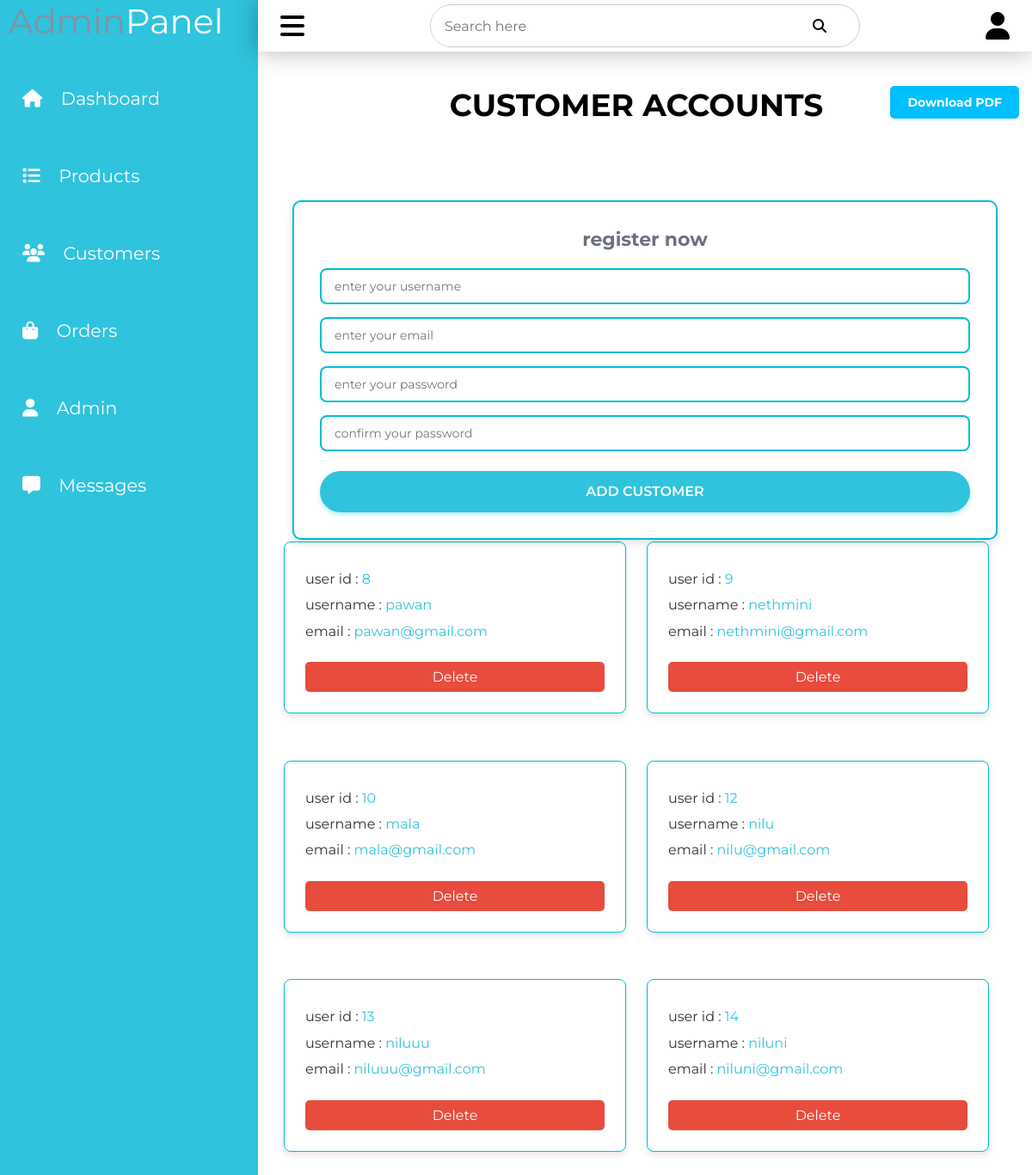
The page /admin/customers.php (signed in) on the database its author committed.
### tables this page shows
CREATE TABLE `customers` (
  `id` int(100) NOT NULL,
  `name` varchar(20) NOT NULL,
  `email` varchar(50) NOT NULL,
  `password` varchar(50) NOT NULL
);

### admin/customers.php (the view, shortened to what this page needs)
<?php
include '../components/connect.php';
?>
<!DOCTYPE html>
<html lang="en">
<head>
    <link rel="stylesheet" href="../css/dashbordstyle.css">
    <link rel="stylesheet" href="../css/update.css">
    <link rel="stylesheet" href="../css/register.css">
</head>
<body>
<?php include'../components/admin_sidebar.php' ?>
<section class="accounts">
   <h1 class="heading">Customer accounts</h1>
   <a href="../components/generate_pdf.php?" class="pdf-btn">Download PDF</a>
</section>
<section class="reg-container">
<form action="" method="post">
   <h3>register now</h3>
   <input type="text" name="name" required placeholder="enter your username" maxlength="20"  class="box">
   <input type="email" name="email" required placeholder="enter your email" maxlength="50"  class="box" oninput="this.value = this.value.replace(/\s/g, '')">
   <input type="password" name="pass" required placeholder="enter your password" maxlength="20"  class="box" oninput="this.value = this.value.replace(/\s/g, '')">
   <input type="password" name="cpass" required placeholder="confirm your password" maxlength="20"  class="box" oninput="this.value = this.value.replace(/\s/g, '')">
   <input type="submit" value="Add Customer" class="btn" name="submit">
</form>
</section>
<section class="accounts">
   <div class="box-container">
   <?php
      $select_accounts = $conn->prepare("SELECT * FROM `customers`");
      $select_accounts->execute();
      if($select_accounts->rowCount() > 0){
         while($fetch_accounts = $select_accounts->fetch(PDO::FETCH_ASSOC)){
   ?>
   <div class="box">
      <p> user id : <span><?= $fetch_accounts['id']; ?></span> </p>
      <p> username : <span><?= $fetch_accounts['name']; ?></span> </p>
      <p> email : <span><?= $fetch_accounts['email']; ?></span> </p>
      <a href="customers.php?delete=<?= $fetch_accounts['id']; ?>" onclick="return confirm('delete this account? the user related information will also be delete!')" class="delete-btn">delete</a>
   </div>
   <?php
         }
      }else{
         echo '<p class="empty">no accounts available!</p>';
      }
   ?>
   </div>
</section>
</body>
</html>

### css/dashbordstyle.css (style rules this page uses)
:root { --main-color: #2fc3dd; --color-dark: #1d2231; --text-grey: #8390a2; }
* { font-family: "Montserrat", serif; margin: 0; padding: 0; box-sizing: border-box; text-decoration: none; outline: none; border: none; list-style: none; }
html { overflow: auto; }
body { min-height: 100vh; overflow-x: hidden; }
.btn, .delete-btn, .option-btn { display: block; width: 100%; margin-top: .5rem; border-radius: .5rem; padding: 1rem 3rem; font-size: 1rem; text-transform: capitalize; color: white; cursor: pointer; text-align: center; }
.btn { background-color: var(--main-color); }
.delete-btn { background-color: #a52a2a; }

### css/update.css (style rules this page uses)
:root { --main-color: #2fc3dd; --color-dark: #1d2231; --text-grey: #8390a2; --white: #ffffff; --border-color: #00bcd4; --border:.2rem solid var(--border-color); --box-shadow:0 .5rem 1rem rgba(0,0,0,.1); }
* { font-family: "Montserrat", sans-serif; margin: 0; padding: 0; box-sizing: border-box; text-decoration: none; outline: none; border: none; }
html { overflow: auto; }
.accounts { position: absolute; width: calc(100% - 280px); left: 280px; padding: 50px; display: flex; flex-direction: column; align-items: center; min-height: calc(100vh - 80px); top: 80px; margin: 0 auto; }
.accounts .box-container { position: relative; display: grid; grid-template-columns: repeat(auto-fit, minmax(320px, 1fr)); gap: 1.5rem; align-items: flex-start; justify-content: center; width: 100%; min-height: calc(100vh - 60px); top: 500px; max-width: 1200px; }
.accounts .box-container .box { padding: 1.5rem; border-radius: 8px; border: 1px solid var(--border-color, #ddd); background-color: var(--white, #fff); box-shadow: 0px 4px 8px rgba(0, 0, 0, 0.1); }
.accounts .box-container .box p { line-height: 1.4; font-size: 1rem; color: var(--text-color, #333); margin: 0.5rem 0; }
.accounts .box-container .box p span { color: var(--main-color, #007bff); }
.accounts .box-container .delete-btn { display: inline-block; padding: 0.5rem 1rem; font-size: 1rem; color: var(--white, #fff); background-color: var(--danger-color, #e74c3c); border-radius: 5px; text-decoration: none; cursor: pointer; margin-top: 1rem; }
.accounts .heading { position: absolute; top: 20px; left: 50%; transform: translateX(-50%); font-weight: bold; color: var(--black, #000); font-size: 36px; text-transform: uppercase; text-align: center; }
.pdf-btn { position: absolute; top: 20px; right: 15px; padding: 10px 20px; background-color: #00BFFF; color: white; text-decoration: none; border-radius: 5px; font-size: 14px; font-weight: bold; transition: background-color 0.3s ease; z-index: 1; }

### css/register.css (style rules this page uses)
:root { --main-color: #2fc3dd; --color-dark: #1d2231; --text-grey: #8390a2; }
* { font-family: "Montserrat", serif; margin: 0; padding: 0; box-sizing: border-box; text-decoration: none; outline: none; border: none; }
html { overflow: auto; }
form { width: 100%; }
.btn { width: 100%; height: 48px; background: #2fc3dd; border-radius: 8px; box-shadow: 0 0 10px rgba(0, 0, 0, .2); border: none; cursor: pointer; font-size: 16px; color: #fff; font-weight: 600; }
.reg-container { position: absolute; width: calc(100% - 300px); left: 300px; padding: 40px; display: flex; justify-content: center; align-items: center; min-height: calc(100vh - 60px); top: 60px; margin: 0 auto; transition: 0.5s; }
.reg-container form { background: #ffffff; padding: 30px; border-radius: 10px; border: 2px solid #00bcd4; box-shadow: 0 5px 10px rgba(0, 0, 0, 0.1); width: 100%; max-width: 5000px; text-align: center; z-index: 1; }
.reg-container form h3 { font-size: 22px; color: #6b6f82; margin-bottom: 20px; font-weight: 700; }
.reg-container form .box { width: 100%; margin-bottom: 15px; padding: 10px 15px; font-size: 14px; border: none; border-radius: .5rem; outline: none; position: relative; display: flex; align-items: center; gap: 10px; border: 2px solid #00bcd4; }
.reg-container form .box::before { content: "\f007"; font-family: "Font Awesome 5 Free"; font-weight: 900; color: #a0a0a0; margin-left: 10px; }
.reg-container form .box:nth-child(2)::before { content: "\f023"; }
.reg-container form .box:nth-child(3)::before { content: "\f023"; }
.reg-container form .btn { display: inline-block; width: 100%; padding: 10px 15px; background: var(--main-color); color: #ffffff; border: none; border-radius: 30px; font-size: 16px; font-weight: 600; cursor: pointer; text-transform: uppercase; box-shadow: 0 3px 5px rgba(0, 188, 212, 0.3); transition: all 0.3s ease-in-out; }

### rows shown on the page
customers: id "8", name "pawan", email "pawan@gmail.com"
customers: id "9", name "nethmini", email "nethmini@gmail.com"
customers: id "10", name "mala", email "mala@gmail.com"
customers: id "12", name "nilu", email "nilu@gmail.com"
customers: id "13", name "niluuu", email "niluuu@gmail.com"
customers: id "14", name "niluni", email "niluni@gmail.com"
